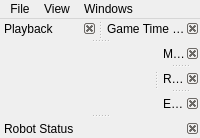
<?xml version="1.0" encoding="UTF-8"?>
<ui version="4.0">
 <class>MainWindow</class>
 <widget class="QMainWindow" name="MainWindow">
  <property name="windowTitle">
   <string>Falcons Visualizer</string>
  </property>
  <property name="dockOptions">
   <set>QMainWindow::AllowTabbedDocks|QMainWindow::AnimatedDocks|QMainWindow::GroupedDragging</set>
  </property>
  <widget class="FieldWidget3D" name="fieldWidget"/>
  <widget class="QMenuBar" name="menuBar">
   <widget class="QMenu" name="menuFile">
    <property name="title">
     <string>File</string>
    </property>
    <addaction name="actionQuit"/>
   </widget>
   <widget class="QMenu" name="menuView">
    <property name="title">
     <string>View</string>
    </property>
    <widget class="QMenu" name="menuMode">
     <property name="title">
      <string>Mode</string>
     </property>
     <addaction name="actionViewWorldView"/>
     <addaction name="actionViewVisionView"/>
     <addaction name="actionViewPathPlanningView"/>
     <addaction name="actionViewTeamplayView"/>
     <addaction name="actionViewGaussianWorldView"/>
     <addaction name="actionViewBallMeasurementsView"/>
     <addaction name="actionViewObstacleMeasurementsView"/>
    </widget>
    <widget class="QMenu" name="menuViewTeamRobot">
     <property name="title">
      <string>Team/Robot</string>
     </property>
     <addaction name="actionViewTeam"/>
    </widget>
    <widget class="QMenu" name="menuHeightmap">
     <property name="title">
      <string>Heightmap</string>
     </property>
     <addaction name="actionHeightmapNone"/>
     <addaction name="actionActiveHeightmap"/>
     <addaction name="actionHeightmapDefendAttackingOpponent"/>
     <addaction name="actionHeightmapDribble"/>
     <addaction name="actionHeightmapMoveToFreeSpot"/>
     <addaction name="actionHeightmapPositionForOppSetpiece"/>
     <addaction name="actionHeightmapPositionAttackerForOwnSetpiece"/>
     <addaction name="menuHeightmapRobot"/>
    </widget>
    <widget class="QMenu" name="menuHeightmapRobot">
     <property name="title">
      <string>Robot</string>
     </property>
     <actiongroup name="actionHeightmapRobotGroup">
     </actiongroup>
    </widget>
    <addaction name="actionFlip"/>
    <addaction name="actionResetZoomPanRotate"/>
    <addaction name="menuMode"/>
    <addaction name="menuViewTeamRobot"/>
    <addaction name="menuHeightmap"/>
   </widget>
   <widget class="QMenu" name="menuWindows">
    <property name="title">
     <string>Windows</string>
    </property>
    <widget class="QMenu" name="menuTheme">
     <property name="title">
      <string>Theme</string>
     </property>
     <addaction name="actionLight"/>
     <addaction name="actionDark"/>
    </widget>
    <addaction name="menuTheme"/>
    <addaction name="separator"/>
   </widget>
   <addaction name="menuFile"/>
   <addaction name="menuView"/>
   <addaction name="menuWindows"/>
  </widget>
  <widget class="QDockWidget" name="matchStateDockWidget">
   <property name="features">
    <set>QDockWidget::DockWidgetClosable|QDockWidget::DockWidgetMovable</set>
   </property>
   <property name="windowTitle">
    <string>Match State</string>
   </property>
   <attribute name="dockWidgetArea">
    <number>2</number>
   </attribute>
   <widget class="MatchState" name="matchState"/>
  </widget>
  <widget class="QDockWidget" name="tableDockWidget">
   <property name="features">
    <set>QDockWidget::DockWidgetClosable|QDockWidget::DockWidgetMovable</set>
   </property>
   <property name="windowTitle">
    <string>Robot data table</string>
   </property>
   <attribute name="dockWidgetArea">
    <number>2</number>
   </attribute>
   <widget class="TableWidget" name="tableWidget"/>
  </widget>
  <widget class="QDockWidget" name="eventLogDockWidget">
   <property name="features">
    <set>QDockWidget::DockWidgetClosable|QDockWidget::DockWidgetMovable</set>
   </property>
   <property name="windowTitle">
    <string>Event log</string>
   </property>
   <attribute name="dockWidgetArea">
    <number>2</number>
   </attribute>
   <widget class="EventLogger" name="eventLogger"/>
  </widget>
  <widget class="QDockWidget" name="playbackDockWidget">
   <property name="features">
    <set>QDockWidget::DockWidgetClosable|QDockWidget::DockWidgetMovable</set>
   </property>
   <property name="windowTitle">
    <string>Playback</string>
   </property>
   <attribute name="dockWidgetArea">
    <number>4</number>
   </attribute>
   <widget class="PlaybackWidget" name="playbackWidget"/>
  </widget>
  <widget class="QDockWidget" name="clockDockWidget">
   <property name="features">
    <set>QDockWidget::DockWidgetClosable|QDockWidget::DockWidgetMovable</set>
   </property>
   <property name="windowTitle">
    <string>Game Time Clock</string>
   </property>
   <attribute name="dockWidgetArea">
    <number>4</number>
   </attribute>
   <widget class="GameTimeClock" name="gameTimeClock"/>
  </widget>
  <widget class="QDockWidget" name="robotStatusDockWidget">
   <property name="features">
    <set>QDockWidget::DockWidgetClosable|QDockWidget::DockWidgetMovable</set>
   </property>
   <property name="windowTitle">
    <string>Robot Status</string>
   </property>
   <attribute name="dockWidgetArea">
    <number>8</number>
   </attribute>
   <widget class="BatteryStatus" name="batteryStatus"/>
  </widget>
  <action name="actionQuit">
   <property name="text">
    <string>Quit</string>
   </property>
  </action>
  <action name="actionResetZoomPanRotate">
   <property name="text">
    <string>Reset Camera</string>
   </property>
  </action>
  <action name="actionFlip">
   <property name="checkable">
    <bool>true</bool>
   </property>
   <property name="text">
    <string>Flip</string>
   </property>
  </action>
  <action name="actionLight">
   <property name="text">
    <string>Light</string>
   </property>
  </action>
  <action name="actionDark">
   <property name="text">
    <string>Dark</string>
   </property>
  </action>
  <actiongroup name="actionViewGroup">
   <action name="actionViewWorldView">
    <property name="checkable">
     <bool>true</bool>
    </property>
    <property name="text">
     <string>World</string>
    </property>
   </action>
   <action name="actionViewVisionView">
    <property name="checkable">
     <bool>true</bool>
    </property>
    <property name="text">
     <string>Vision</string>
    </property>
   </action>
   <action name="actionViewPathPlanningView">
    <property name="checkable">
     <bool>true</bool>
    </property>
    <property name="text">
     <string>PathPlanning</string>
    </property>
   </action>
   <action name="actionViewTeamplayView">
    <property name="checkable">
     <bool>true</bool>
    </property>
    <property name="enabled">
     <bool>false</bool>
    </property>
    <property name="text">
     <string>Teamplay</string>
    </property>
   </action>
   <action name="actionViewGaussianWorldView">
    <property name="checkable">
     <bool>true</bool>
    </property>
    <property name="text">
     <string>Gaussian World</string>
    </property>
   </action>
   <action name="actionViewBallMeasurementsView">
    <property name="checkable">
     <bool>true</bool>
    </property>
    <property name="text">
     <string>Ball Measurements</string>
    </property>
   </action>
   <action name="actionViewObstacleMeasurementsView">
    <property name="checkable">
     <bool>true</bool>
    </property>
    <property name="text">
     <string>Obstacle Measurements</string>
    </property>
   </action>
  </actiongroup>
   <actiongroup name="actionHeightmapGroup">
    <action name="actionHeightmapNone">
     <property name="checkable">
      <bool>true</bool>
     </property>
     <property name="text">
      <string>None</string>
     </property>
    </action>
    <action name="actionActiveHeightmap">
     <property name="checkable">
      <bool>true</bool>
     </property>
     <property name="text">
      <string>Active Heightmap</string>
     </property>
    </action>
    <action name="actionHeightmapDefendAttackingOpponent">
     <property name="checkable">
      <bool>true</bool>
     </property>
     <property name="text">
      <string>Defend attacking opponent</string>
     </property>
    </action>
    <action name="actionHeightmapDribble">
     <property name="checkable">
      <bool>true</bool>
     </property>
     <property name="text">
      <string>Dribble</string>
     </property>
    </action>
    <action name="actionHeightmapMoveToFreeSpot">
     <property name="checkable">
      <bool>true</bool>
     </property>
     <property name="text">
      <string>Move to free spot</string>
     </property>
    </action>
    <action name="actionHeightmapPositionForOppSetpiece">
     <property name="checkable">
      <bool>true</bool>
     </property>
     <property name="text">
      <string>Position for opponent setpiece</string>
     </property>
    </action>
    <action name="actionHeightmapPositionAttackerForOwnSetpiece">
     <property name="checkable">
      <bool>true</bool>
     </property>
     <property name="text">
      <string>Position attacker for own setpiece</string>
     </property>
    </action>
   </actiongroup>
  <actiongroup name="actionViewTeamGroup">
   <action name="actionViewTeam">
    <property name="checkable">
     <bool>true</bool>
    </property>
    <property name="text">
     <string>Team</string>
    </property>
   </action>
  </actiongroup>
 </widget>
 <layoutdefault spacing="0" margin="0"/>
 <customwidgets>
  <customwidget>
   <class>FieldWidget3D</class>
   <extends>QWidget</extends>
   <header location="global">int/widgets/Field/FieldWidget3D.h</header>
   <container>1</container>
  </customwidget>
  <customwidget>
   <class>GameTimeClock</class>
   <extends>QWidget</extends>
   <header location="global">int/widgets/GameTimeClock/GameTimeClock.h</header>
   <container>1</container>
  </customwidget>
  <customwidget>
   <class>EventLogger</class>
   <extends>QWidget</extends>
   <header location="global">int/widgets/EventLogger/EventLogger.h</header>
   <container>1</container>
  </customwidget>
  <customwidget>
   <class>TableWidget</class>
   <extends>QWidget</extends>
   <header location="global">int/widgets/Table/TableWidget.h</header>
   <container>1</container>
  </customwidget>
  <customwidget>
   <class>PlaybackWidget</class>
   <extends>QWidget</extends>
   <header location="global">int/widgets/Playback/PlaybackWidget.h</header>
   <container>1</container>
  </customwidget>
  <customwidget>
   <class>MatchState</class>
   <extends>QWidget</extends>
   <header location="global">int/widgets/MatchState/MatchState.h</header>
   <container>1</container>
  </customwidget>
  <customwidget>
   <class>BatteryStatus</class>
   <extends>QWidget</extends>
   <header location="global">int/widgets/RobotStatus/BatteryStatus.h</header>
   <container>1</container>
  </customwidget>
 </customwidgets>
 <resources/>
 <connections>
  <connection>
   <sender>actionQuit</sender>
   <signal>triggered()</signal>
   <receiver>MainWindow</receiver>
   <slot>close()</slot>
  </connection>
 </connections>
</ui>
